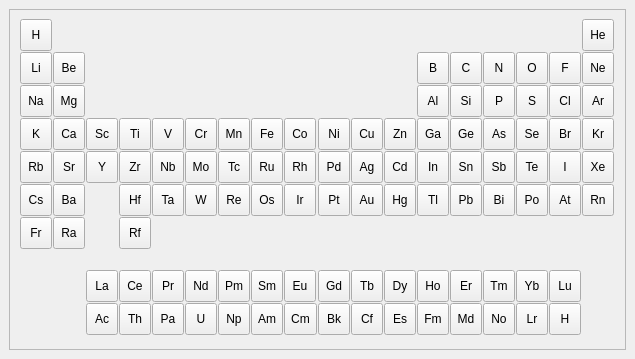
<ui version="4.0" >
 <author></author>
 <comment></comment>
 <exportmacro></exportmacro>
 <class>Form</class>
 <widget class="QWidget" name="Form" >
  <property name="geometry" >
   <rect>
    <x>0</x>
    <y>0</y>
    <width>635</width>
    <height>359</height>
   </rect>
  </property>
  <property name="sizePolicy" >
   <sizepolicy>
    <hsizetype>0</hsizetype>
    <vsizetype>0</vsizetype>
    <horstretch>0</horstretch>
    <verstretch>0</verstretch>
   </sizepolicy>
  </property>
  <property name="windowTitle" >
   <string>Form</string>
  </property>
  <layout class="QHBoxLayout" >
   <property name="margin" >
    <number>9</number>
   </property>
   <property name="spacing" >
    <number>6</number>
   </property>
   <item>
    <widget class="QFrame" name="frame" >
     <property name="frameShape" >
      <enum>QFrame::StyledPanel</enum>
     </property>
     <property name="frameShadow" >
      <enum>QFrame::Sunken</enum>
     </property>
     <layout class="QHBoxLayout" >
      <property name="margin" >
       <number>9</number>
      </property>
      <property name="spacing" >
       <number>6</number>
      </property>
      <item>
       <layout class="QGridLayout" >
        <property name="margin" >
         <number>0</number>
        </property>
        <property name="spacing" >
         <number>1</number>
        </property>
        <item row="4" column="9" >
         <widget class="QToolButton" name="toolButton_44" >
          <property name="minimumSize" >
           <size>
            <width>32</width>
            <height>32</height>
           </size>
          </property>
          <property name="text" >
           <string>Pd</string>
          </property>
         </widget>
        </item>
        <item row="4" column="17" >
         <widget class="QToolButton" name="toolButton_80" >
          <property name="minimumSize" >
           <size>
            <width>32</width>
            <height>32</height>
           </size>
          </property>
          <property name="text" >
           <string>Xe</string>
          </property>
         </widget>
        </item>
        <item row="8" column="13" >
         <widget class="QToolButton" name="toolButton_65" >
          <property name="minimumSize" >
           <size>
            <width>32</width>
            <height>32</height>
           </size>
          </property>
          <property name="text" >
           <string>Er</string>
          </property>
         </widget>
        </item>
        <item row="4" column="4" >
         <widget class="QToolButton" name="toolButton_27" >
          <property name="minimumSize" >
           <size>
            <width>32</width>
            <height>32</height>
           </size>
          </property>
          <property name="text" >
           <string>Nb</string>
          </property>
         </widget>
        </item>
        <item row="3" column="10" >
         <widget class="QToolButton" name="toolButton_48" >
          <property name="minimumSize" >
           <size>
            <width>32</width>
            <height>32</height>
           </size>
          </property>
          <property name="text" >
           <string>Cu</string>
          </property>
         </widget>
        </item>
        <item row="1" column="0" >
         <widget class="QToolButton" name="element_3" >
          <property name="minimumSize" >
           <size>
            <width>32</width>
            <height>32</height>
           </size>
          </property>
          <property name="text" >
           <string>Li</string>
          </property>
         </widget>
        </item>
        <item row="4" column="7" >
         <widget class="QToolButton" name="toolButton_39" >
          <property name="minimumSize" >
           <size>
            <width>32</width>
            <height>32</height>
           </size>
          </property>
          <property name="text" >
           <string>Ru</string>
          </property>
         </widget>
        </item>
        <item row="6" column="1" >
         <widget class="QToolButton" name="toolButton_9" >
          <property name="minimumSize" >
           <size>
            <width>32</width>
            <height>32</height>
           </size>
          </property>
          <property name="text" >
           <string>Ra</string>
          </property>
         </widget>
        </item>
        <item row="4" column="6" >
         <widget class="QToolButton" name="toolButton_32" >
          <property name="minimumSize" >
           <size>
            <width>32</width>
            <height>32</height>
           </size>
          </property>
          <property name="text" >
           <string>Tc</string>
          </property>
         </widget>
        </item>
        <item row="8" column="15" >
         <widget class="QToolButton" name="toolButton_75" >
          <property name="minimumSize" >
           <size>
            <width>32</width>
            <height>32</height>
           </size>
          </property>
          <property name="text" >
           <string>Yb</string>
          </property>
         </widget>
        </item>
        <item row="2" column="17" >
         <widget class="QToolButton" name="toolButton_79" >
          <property name="minimumSize" >
           <size>
            <width>32</width>
            <height>32</height>
           </size>
          </property>
          <property name="text" >
           <string>Ar</string>
          </property>
         </widget>
        </item>
        <item row="5" column="5" >
         <widget class="QToolButton" name="toolButton_28" >
          <property name="minimumSize" >
           <size>
            <width>32</width>
            <height>32</height>
           </size>
          </property>
          <property name="text" >
           <string>W</string>
          </property>
         </widget>
        </item>
        <item row="6" column="3" >
         <widget class="QToolButton" name="toolButton_22" >
          <property name="minimumSize" >
           <size>
            <width>32</width>
            <height>32</height>
           </size>
          </property>
          <property name="text" >
           <string>Rf</string>
          </property>
         </widget>
        </item>
        <item row="8" column="5" >
         <widget class="QToolButton" name="toolButton_30" >
          <property name="minimumSize" >
           <size>
            <width>32</width>
            <height>32</height>
           </size>
          </property>
          <property name="text" >
           <string>Nd</string>
          </property>
         </widget>
        </item>
        <item row="8" column="7" >
         <widget class="QToolButton" name="toolButton_37" >
          <property name="minimumSize" >
           <size>
            <width>32</width>
            <height>32</height>
           </size>
          </property>
          <property name="text" >
           <string>Sm</string>
          </property>
         </widget>
        </item>
        <item row="5" column="10" >
         <widget class="QToolButton" name="toolButton_50" >
          <property name="minimumSize" >
           <size>
            <width>32</width>
            <height>32</height>
           </size>
          </property>
          <property name="text" >
           <string>Au</string>
          </property>
         </widget>
        </item>
        <item row="3" column="13" >
         <widget class="QToolButton" name="toolButton_61" >
          <property name="minimumSize" >
           <size>
            <width>32</width>
            <height>32</height>
           </size>
          </property>
          <property name="text" >
           <string>Ge</string>
          </property>
         </widget>
        </item>
        <item row="4" column="14" >
         <widget class="QToolButton" name="toolButton_69" >
          <property name="minimumSize" >
           <size>
            <width>32</width>
            <height>32</height>
           </size>
          </property>
          <property name="text" >
           <string>Sb</string>
          </property>
         </widget>
        </item>
        <item row="6" column="0" >
         <widget class="QToolButton" name="toolButton_7" >
          <property name="minimumSize" >
           <size>
            <width>32</width>
            <height>32</height>
           </size>
          </property>
          <property name="text" >
           <string>Fr</string>
          </property>
         </widget>
        </item>
        <item row="3" column="16" >
         <widget class="QToolButton" name="toolButton_89" >
          <property name="minimumSize" >
           <size>
            <width>32</width>
            <height>32</height>
           </size>
          </property>
          <property name="text" >
           <string>Br</string>
          </property>
         </widget>
        </item>
        <item row="4" column="5" >
         <widget class="QToolButton" name="toolButton_31" >
          <property name="minimumSize" >
           <size>
            <width>32</width>
            <height>32</height>
           </size>
          </property>
          <property name="text" >
           <string>Mo</string>
          </property>
         </widget>
        </item>
        <item row="8" column="3" >
         <widget class="QToolButton" name="toolButton_91" >
          <property name="minimumSize" >
           <size>
            <width>32</width>
            <height>32</height>
           </size>
          </property>
          <property name="text" >
           <string>Ce</string>
          </property>
         </widget>
        </item>
        <item row="5" column="6" >
         <widget class="QToolButton" name="toolButton_34" >
          <property name="minimumSize" >
           <size>
            <width>32</width>
            <height>32</height>
           </size>
          </property>
          <property name="text" >
           <string>Re</string>
          </property>
         </widget>
        </item>
        <item row="3" column="1" >
         <widget class="QToolButton" name="toolButton_14" >
          <property name="minimumSize" >
           <size>
            <width>32</width>
            <height>32</height>
           </size>
          </property>
          <property name="text" >
           <string>Ca</string>
          </property>
         </widget>
        </item>
        <item row="5" column="12" >
         <widget class="QToolButton" name="toolButton_59" >
          <property name="minimumSize" >
           <size>
            <width>32</width>
            <height>32</height>
           </size>
          </property>
          <property name="text" >
           <string>Tl</string>
          </property>
         </widget>
        </item>
        <item row="8" column="4" >
         <widget class="QToolButton" name="toolButton_26" >
          <property name="minimumSize" >
           <size>
            <width>32</width>
            <height>32</height>
           </size>
          </property>
          <property name="text" >
           <string>Pr</string>
          </property>
         </widget>
        </item>
        <item row="4" column="15" >
         <widget class="QToolButton" name="toolButton_73" >
          <property name="minimumSize" >
           <size>
            <width>32</width>
            <height>32</height>
           </size>
          </property>
          <property name="text" >
           <string>Te</string>
          </property>
         </widget>
        </item>
        <item row="5" column="7" >
         <widget class="QToolButton" name="toolButton_38" >
          <property name="minimumSize" >
           <size>
            <width>32</width>
            <height>32</height>
           </size>
          </property>
          <property name="text" >
           <string>Os</string>
          </property>
         </widget>
        </item>
        <item row="8" column="12" >
         <widget class="QToolButton" name="toolButton_56" >
          <property name="minimumSize" >
           <size>
            <width>32</width>
            <height>32</height>
           </size>
          </property>
          <property name="text" >
           <string>Ho</string>
          </property>
         </widget>
        </item>
        <item row="2" column="14" >
         <widget class="QToolButton" name="toolButton_71" >
          <property name="minimumSize" >
           <size>
            <width>32</width>
            <height>32</height>
           </size>
          </property>
          <property name="text" >
           <string>P</string>
          </property>
         </widget>
        </item>
        <item row="5" column="8" >
         <widget class="QToolButton" name="toolButton_43" >
          <property name="minimumSize" >
           <size>
            <width>32</width>
            <height>32</height>
           </size>
          </property>
          <property name="text" >
           <string>Ir</string>
          </property>
         </widget>
        </item>
        <item row="0" column="17" >
         <widget class="QToolButton" name="element_2" >
          <property name="minimumSize" >
           <size>
            <width>32</width>
            <height>32</height>
           </size>
          </property>
          <property name="text" >
           <string>He</string>
          </property>
         </widget>
        </item>
        <item row="2" column="1" >
         <widget class="QToolButton" name="toolButton_8" >
          <property name="minimumSize" >
           <size>
            <width>32</width>
            <height>32</height>
           </size>
          </property>
          <property name="text" >
           <string>Mg</string>
          </property>
         </widget>
        </item>
        <item row="3" column="6" >
         <widget class="QToolButton" name="toolButton_35" >
          <property name="minimumSize" >
           <size>
            <width>32</width>
            <height>32</height>
           </size>
          </property>
          <property name="text" >
           <string>Mn</string>
          </property>
         </widget>
        </item>
        <item row="4" column="13" >
         <widget class="QToolButton" name="toolButton_60" >
          <property name="minimumSize" >
           <size>
            <width>32</width>
            <height>32</height>
           </size>
          </property>
          <property name="text" >
           <string>Sn</string>
          </property>
         </widget>
        </item>
        <item row="4" column="16" >
         <widget class="QToolButton" name="toolButton_81" >
          <property name="minimumSize" >
           <size>
            <width>32</width>
            <height>32</height>
           </size>
          </property>
          <property name="text" >
           <string>I</string>
          </property>
         </widget>
        </item>
        <item row="5" column="13" >
         <widget class="QToolButton" name="toolButton_64" >
          <property name="minimumSize" >
           <size>
            <width>32</width>
            <height>32</height>
           </size>
          </property>
          <property name="text" >
           <string>Pb</string>
          </property>
         </widget>
        </item>
        <item row="3" column="4" >
         <widget class="QToolButton" name="toolButton_25" >
          <property name="minimumSize" >
           <size>
            <width>32</width>
            <height>32</height>
           </size>
          </property>
          <property name="text" >
           <string>V</string>
          </property>
         </widget>
        </item>
        <item row="8" column="11" >
         <widget class="QToolButton" name="toolButton_53" >
          <property name="minimumSize" >
           <size>
            <width>32</width>
            <height>32</height>
           </size>
          </property>
          <property name="text" >
           <string>Dy</string>
          </property>
         </widget>
        </item>
        <item row="3" column="14" >
         <widget class="QToolButton" name="toolButton_67" >
          <property name="minimumSize" >
           <size>
            <width>32</width>
            <height>32</height>
           </size>
          </property>
          <property name="text" >
           <string>As</string>
          </property>
         </widget>
        </item>
        <item row="3" column="12" >
         <widget class="QToolButton" name="toolButton_58" >
          <property name="minimumSize" >
           <size>
            <width>32</width>
            <height>32</height>
           </size>
          </property>
          <property name="text" >
           <string>Ga</string>
          </property>
         </widget>
        </item>
        <item row="5" column="14" >
         <widget class="QToolButton" name="toolButton_70" >
          <property name="minimumSize" >
           <size>
            <width>32</width>
            <height>32</height>
           </size>
          </property>
          <property name="text" >
           <string>Bi</string>
          </property>
         </widget>
        </item>
        <item row="2" column="15" >
         <widget class="QToolButton" name="toolButton_76" >
          <property name="minimumSize" >
           <size>
            <width>32</width>
            <height>32</height>
           </size>
          </property>
          <property name="text" >
           <string>S</string>
          </property>
         </widget>
        </item>
        <item row="8" column="16" >
         <widget class="QToolButton" name="toolButton_85" >
          <property name="minimumSize" >
           <size>
            <width>32</width>
            <height>32</height>
           </size>
          </property>
          <property name="text" >
           <string>Lu</string>
          </property>
         </widget>
        </item>
        <item row="4" column="3" >
         <widget class="QToolButton" name="toolButton_23" >
          <property name="minimumSize" >
           <size>
            <width>32</width>
            <height>32</height>
           </size>
          </property>
          <property name="text" >
           <string>Zr</string>
          </property>
         </widget>
        </item>
        <item row="1" column="16" >
         <widget class="QToolButton" name="toolButton_78" >
          <property name="minimumSize" >
           <size>
            <width>32</width>
            <height>32</height>
           </size>
          </property>
          <property name="text" >
           <string>F</string>
          </property>
         </widget>
        </item>
        <item row="4" column="11" >
         <widget class="QToolButton" name="toolButton_55" >
          <property name="minimumSize" >
           <size>
            <width>32</width>
            <height>32</height>
           </size>
          </property>
          <property name="text" >
           <string>Cd</string>
          </property>
         </widget>
        </item>
        <item row="8" column="9" >
         <widget class="QToolButton" name="toolButton_45" >
          <property name="minimumSize" >
           <size>
            <width>32</width>
            <height>32</height>
           </size>
          </property>
          <property name="text" >
           <string>Gd</string>
          </property>
         </widget>
        </item>
        <item row="4" column="2" >
         <widget class="QToolButton" name="toolButton_20" >
          <property name="minimumSize" >
           <size>
            <width>32</width>
            <height>32</height>
           </size>
          </property>
          <property name="text" >
           <string>Y</string>
          </property>
         </widget>
        </item>
        <item row="1" column="15" >
         <widget class="QToolButton" name="toolButton_72" >
          <property name="minimumSize" >
           <size>
            <width>32</width>
            <height>32</height>
           </size>
          </property>
          <property name="text" >
           <string>O</string>
          </property>
         </widget>
        </item>
        <item row="1" column="17" >
         <widget class="QToolButton" name="toolButton_83" >
          <property name="minimumSize" >
           <size>
            <width>32</width>
            <height>32</height>
           </size>
          </property>
          <property name="text" >
           <string>Ne</string>
          </property>
         </widget>
        </item>
        <item row="5" column="4" >
         <widget class="QToolButton" name="toolButton_18" >
          <property name="minimumSize" >
           <size>
            <width>32</width>
            <height>32</height>
           </size>
          </property>
          <property name="text" >
           <string>Ta</string>
          </property>
         </widget>
        </item>
        <item row="5" column="11" >
         <widget class="QToolButton" name="toolButton_52" >
          <property name="minimumSize" >
           <size>
            <width>32</width>
            <height>32</height>
           </size>
          </property>
          <property name="text" >
           <string>Hg</string>
          </property>
         </widget>
        </item>
        <item row="5" column="1" >
         <widget class="QToolButton" name="toolButton_11" >
          <property name="minimumSize" >
           <size>
            <width>32</width>
            <height>32</height>
           </size>
          </property>
          <property name="text" >
           <string>Ba</string>
          </property>
         </widget>
        </item>
        <item row="3" column="5" >
         <widget class="QToolButton" name="toolButton_29" >
          <property name="minimumSize" >
           <size>
            <width>32</width>
            <height>32</height>
           </size>
          </property>
          <property name="text" >
           <string>Cr</string>
          </property>
         </widget>
        </item>
        <item row="5" column="15" >
         <widget class="QToolButton" name="toolButton_74" >
          <property name="minimumSize" >
           <size>
            <width>32</width>
            <height>32</height>
           </size>
          </property>
          <property name="text" >
           <string>Po</string>
          </property>
         </widget>
        </item>
        <item row="4" column="12" >
         <widget class="QToolButton" name="toolButton_15" >
          <property name="minimumSize" >
           <size>
            <width>32</width>
            <height>32</height>
           </size>
          </property>
          <property name="text" >
           <string>In</string>
          </property>
         </widget>
        </item>
        <item row="2" column="12" >
         <widget class="QToolButton" name="toolButton_10" >
          <property name="minimumSize" >
           <size>
            <width>32</width>
            <height>32</height>
           </size>
          </property>
          <property name="text" >
           <string>Al</string>
          </property>
         </widget>
        </item>
        <item row="5" column="16" >
         <widget class="QToolButton" name="toolButton_84" >
          <property name="minimumSize" >
           <size>
            <width>32</width>
            <height>32</height>
           </size>
          </property>
          <property name="text" >
           <string>At</string>
          </property>
         </widget>
        </item>
        <item row="8" column="14" >
         <widget class="QToolButton" name="toolButton_66" >
          <property name="minimumSize" >
           <size>
            <width>32</width>
            <height>32</height>
           </size>
          </property>
          <property name="text" >
           <string>Tm</string>
          </property>
         </widget>
        </item>
        <item row="3" column="3" >
         <widget class="QToolButton" name="toolButton_24" >
          <property name="minimumSize" >
           <size>
            <width>32</width>
            <height>32</height>
           </size>
          </property>
          <property name="text" >
           <string>Ti</string>
          </property>
         </widget>
        </item>
        <item row="0" column="0" >
         <widget class="QToolButton" name="element_1" >
          <property name="minimumSize" >
           <size>
            <width>32</width>
            <height>32</height>
           </size>
          </property>
          <property name="text" >
           <string>H</string>
          </property>
         </widget>
        </item>
        <item row="5" column="3" >
         <widget class="QToolButton" name="toolButton_17" >
          <property name="minimumSize" >
           <size>
            <width>32</width>
            <height>32</height>
           </size>
          </property>
          <property name="text" >
           <string>Hf</string>
          </property>
         </widget>
        </item>
        <item row="1" column="14" >
         <widget class="QToolButton" name="toolButton_68" >
          <property name="minimumSize" >
           <size>
            <width>32</width>
            <height>32</height>
           </size>
          </property>
          <property name="text" >
           <string>N</string>
          </property>
         </widget>
        </item>
        <item row="4" column="1" >
         <widget class="QToolButton" name="toolButton_12" >
          <property name="minimumSize" >
           <size>
            <width>32</width>
            <height>32</height>
           </size>
          </property>
          <property name="text" >
           <string>Sr</string>
          </property>
         </widget>
        </item>
        <item row="2" column="16" >
         <widget class="QToolButton" name="toolButton_87" >
          <property name="minimumSize" >
           <size>
            <width>32</width>
            <height>32</height>
           </size>
          </property>
          <property name="text" >
           <string>Cl</string>
          </property>
         </widget>
        </item>
        <item row="8" column="6" >
         <widget class="QToolButton" name="toolButton_33" >
          <property name="minimumSize" >
           <size>
            <width>32</width>
            <height>32</height>
           </size>
          </property>
          <property name="text" >
           <string>Pm</string>
          </property>
         </widget>
        </item>
        <item row="3" column="9" >
         <widget class="QToolButton" name="toolButton_47" >
          <property name="minimumSize" >
           <size>
            <width>32</width>
            <height>32</height>
           </size>
          </property>
          <property name="text" >
           <string>Ni</string>
          </property>
         </widget>
        </item>
        <item row="3" column="17" >
         <widget class="QToolButton" name="toolButton_82" >
          <property name="minimumSize" >
           <size>
            <width>32</width>
            <height>32</height>
           </size>
          </property>
          <property name="text" >
           <string>Kr</string>
          </property>
         </widget>
        </item>
        <item row="1" column="1" >
         <widget class="QToolButton" name="element_4" >
          <property name="minimumSize" >
           <size>
            <width>32</width>
            <height>32</height>
           </size>
          </property>
          <property name="text" >
           <string>Be</string>
          </property>
         </widget>
        </item>
        <item row="5" column="17" >
         <widget class="QToolButton" name="toolButton_86" >
          <property name="minimumSize" >
           <size>
            <width>32</width>
            <height>32</height>
           </size>
          </property>
          <property name="text" >
           <string>Rn</string>
          </property>
         </widget>
        </item>
        <item row="8" column="8" >
         <widget class="QToolButton" name="toolButton_40" >
          <property name="minimumSize" >
           <size>
            <width>32</width>
            <height>32</height>
           </size>
          </property>
          <property name="text" >
           <string>Eu</string>
          </property>
         </widget>
        </item>
        <item row="5" column="0" >
         <widget class="QToolButton" name="toolButton_6" >
          <property name="minimumSize" >
           <size>
            <width>32</width>
            <height>32</height>
           </size>
          </property>
          <property name="text" >
           <string>Cs</string>
          </property>
         </widget>
        </item>
        <item row="3" column="8" >
         <widget class="QToolButton" name="toolButton_42" >
          <property name="minimumSize" >
           <size>
            <width>32</width>
            <height>32</height>
           </size>
          </property>
          <property name="text" >
           <string>Co</string>
          </property>
         </widget>
        </item>
        <item row="4" column="0" >
         <widget class="QToolButton" name="toolButton_5" >
          <property name="minimumSize" >
           <size>
            <width>32</width>
            <height>32</height>
           </size>
          </property>
          <property name="text" >
           <string>Rb</string>
          </property>
         </widget>
        </item>
        <item row="3" column="7" >
         <widget class="QToolButton" name="toolButton_36" >
          <property name="minimumSize" >
           <size>
            <width>32</width>
            <height>32</height>
           </size>
          </property>
          <property name="text" >
           <string>Fe</string>
          </property>
         </widget>
        </item>
        <item row="5" column="9" >
         <widget class="QToolButton" name="toolButton_46" >
          <property name="minimumSize" >
           <size>
            <width>32</width>
            <height>32</height>
           </size>
          </property>
          <property name="text" >
           <string>Pt</string>
          </property>
         </widget>
        </item>
        <item row="3" column="2" >
         <widget class="QToolButton" name="toolButton_21" >
          <property name="minimumSize" >
           <size>
            <width>32</width>
            <height>32</height>
           </size>
          </property>
          <property name="text" >
           <string>Sc</string>
          </property>
         </widget>
        </item>
        <item row="3" column="11" >
         <widget class="QToolButton" name="toolButton_54" >
          <property name="minimumSize" >
           <size>
            <width>32</width>
            <height>32</height>
           </size>
          </property>
          <property name="text" >
           <string>Zn</string>
          </property>
         </widget>
        </item>
        <item row="1" column="13" >
         <widget class="QToolButton" name="element_6" >
          <property name="minimumSize" >
           <size>
            <width>32</width>
            <height>32</height>
           </size>
          </property>
          <property name="text" >
           <string>C</string>
          </property>
         </widget>
        </item>
        <item row="4" column="10" >
         <widget class="QToolButton" name="toolButton_51" >
          <property name="minimumSize" >
           <size>
            <width>32</width>
            <height>32</height>
           </size>
          </property>
          <property name="text" >
           <string>Ag</string>
          </property>
         </widget>
        </item>
        <item row="2" column="13" >
         <widget class="QToolButton" name="toolButton_63" >
          <property name="minimumSize" >
           <size>
            <width>32</width>
            <height>32</height>
           </size>
          </property>
          <property name="text" >
           <string>Si</string>
          </property>
         </widget>
        </item>
        <item row="3" column="15" >
         <widget class="QToolButton" name="toolButton_77" >
          <property name="minimumSize" >
           <size>
            <width>32</width>
            <height>32</height>
           </size>
          </property>
          <property name="text" >
           <string>Se</string>
          </property>
         </widget>
        </item>
        <item row="4" column="8" >
         <widget class="QToolButton" name="toolButton_41" >
          <property name="minimumSize" >
           <size>
            <width>32</width>
            <height>32</height>
           </size>
          </property>
          <property name="text" >
           <string>Rh</string>
          </property>
         </widget>
        </item>
        <item row="1" column="12" >
         <widget class="QToolButton" name="element_5" >
          <property name="minimumSize" >
           <size>
            <width>32</width>
            <height>32</height>
           </size>
          </property>
          <property name="text" >
           <string>B</string>
          </property>
         </widget>
        </item>
        <item row="8" column="10" >
         <widget class="QToolButton" name="toolButton_49" >
          <property name="minimumSize" >
           <size>
            <width>32</width>
            <height>32</height>
           </size>
          </property>
          <property name="text" >
           <string>Tb</string>
          </property>
         </widget>
        </item>
        <item row="2" column="0" >
         <widget class="QToolButton" name="toolButton_3" >
          <property name="minimumSize" >
           <size>
            <width>32</width>
            <height>32</height>
           </size>
          </property>
          <property name="text" >
           <string>Na</string>
          </property>
         </widget>
        </item>
        <item row="3" column="0" >
         <widget class="QToolButton" name="toolButton_4" >
          <property name="minimumSize" >
           <size>
            <width>32</width>
            <height>32</height>
           </size>
          </property>
          <property name="text" >
           <string>K</string>
          </property>
         </widget>
        </item>
        <item row="9" column="3" >
         <widget class="QToolButton" name="toolButton_93" >
          <property name="minimumSize" >
           <size>
            <width>32</width>
            <height>32</height>
           </size>
          </property>
          <property name="text" >
           <string>Th</string>
          </property>
         </widget>
        </item>
        <item row="9" column="4" >
         <widget class="QToolButton" name="toolButton_97" >
          <property name="minimumSize" >
           <size>
            <width>32</width>
            <height>32</height>
           </size>
          </property>
          <property name="text" >
           <string>Pa</string>
          </property>
         </widget>
        </item>
        <item row="9" column="5" >
         <widget class="QToolButton" name="toolButton_101" >
          <property name="minimumSize" >
           <size>
            <width>32</width>
            <height>32</height>
           </size>
          </property>
          <property name="text" >
           <string>U</string>
          </property>
         </widget>
        </item>
        <item row="9" column="6" >
         <widget class="QToolButton" name="toolButton_95" >
          <property name="minimumSize" >
           <size>
            <width>32</width>
            <height>32</height>
           </size>
          </property>
          <property name="text" >
           <string>Np</string>
          </property>
         </widget>
        </item>
        <item row="9" column="7" >
         <widget class="QToolButton" name="toolButton_94" >
          <property name="minimumSize" >
           <size>
            <width>32</width>
            <height>32</height>
           </size>
          </property>
          <property name="text" >
           <string>Am</string>
          </property>
         </widget>
        </item>
        <item row="9" column="8" >
         <widget class="QToolButton" name="toolButton_96" >
          <property name="minimumSize" >
           <size>
            <width>32</width>
            <height>32</height>
           </size>
          </property>
          <property name="text" >
           <string>Cm</string>
          </property>
         </widget>
        </item>
        <item row="9" column="9" >
         <widget class="QToolButton" name="toolButton_99" >
          <property name="minimumSize" >
           <size>
            <width>32</width>
            <height>32</height>
           </size>
          </property>
          <property name="text" >
           <string>Bk</string>
          </property>
         </widget>
        </item>
        <item row="9" column="10" >
         <widget class="QToolButton" name="toolButton_98" >
          <property name="minimumSize" >
           <size>
            <width>32</width>
            <height>32</height>
           </size>
          </property>
          <property name="text" >
           <string>Cf</string>
          </property>
         </widget>
        </item>
        <item row="9" column="11" >
         <widget class="QToolButton" name="toolButton_102" >
          <property name="minimumSize" >
           <size>
            <width>32</width>
            <height>32</height>
           </size>
          </property>
          <property name="text" >
           <string>Es</string>
          </property>
         </widget>
        </item>
        <item row="9" column="12" >
         <widget class="QToolButton" name="toolButton_103" >
          <property name="minimumSize" >
           <size>
            <width>32</width>
            <height>32</height>
           </size>
          </property>
          <property name="text" >
           <string>Fm</string>
          </property>
         </widget>
        </item>
        <item row="9" column="13" >
         <widget class="QToolButton" name="toolButton_104" >
          <property name="minimumSize" >
           <size>
            <width>32</width>
            <height>32</height>
           </size>
          </property>
          <property name="text" >
           <string>Md</string>
          </property>
         </widget>
        </item>
        <item row="9" column="14" >
         <widget class="QToolButton" name="toolButton_92" >
          <property name="minimumSize" >
           <size>
            <width>32</width>
            <height>32</height>
           </size>
          </property>
          <property name="text" >
           <string>No</string>
          </property>
         </widget>
        </item>
        <item row="9" column="15" >
         <widget class="QToolButton" name="toolButton_100" >
          <property name="minimumSize" >
           <size>
            <width>32</width>
            <height>32</height>
           </size>
          </property>
          <property name="text" >
           <string>Lr</string>
          </property>
         </widget>
        </item>
        <item row="9" column="16" >
         <widget class="QToolButton" name="toolButton_105" >
          <property name="minimumSize" >
           <size>
            <width>32</width>
            <height>32</height>
           </size>
          </property>
          <property name="text" >
           <string>H</string>
          </property>
         </widget>
        </item>
        <item row="7" column="3" >
         <spacer>
          <property name="orientation" >
           <enum>Qt::Vertical</enum>
          </property>
          <property name="sizeType" >
           <enum>QSizePolicy::Fixed</enum>
          </property>
          <property name="sizeHint" >
           <size>
            <width>20</width>
            <height>20</height>
           </size>
          </property>
         </spacer>
        </item>
        <item row="8" column="2" >
         <widget class="QToolButton" name="toolButton_107" >
          <property name="minimumSize" >
           <size>
            <width>32</width>
            <height>32</height>
           </size>
          </property>
          <property name="text" >
           <string>La</string>
          </property>
         </widget>
        </item>
        <item row="9" column="2" >
         <widget class="QToolButton" name="toolButton_108" >
          <property name="minimumSize" >
           <size>
            <width>32</width>
            <height>32</height>
           </size>
          </property>
          <property name="text" >
           <string>Ac</string>
          </property>
         </widget>
        </item>
       </layout>
      </item>
     </layout>
    </widget>
   </item>
  </layout>
 </widget>
 <pixmapfunction></pixmapfunction>
 <resources/>
 <connections/>
</ui>
